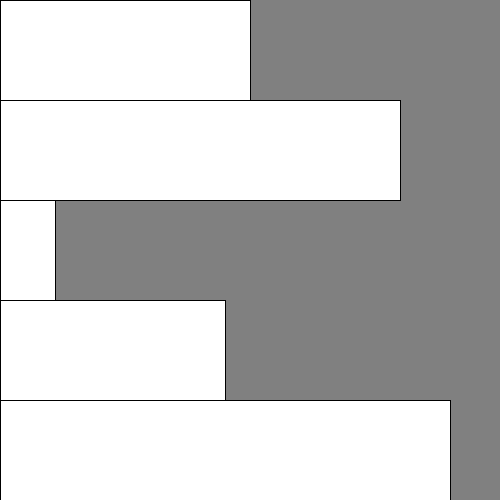
Frame 1 (no input)
Frame 60 (the mouse pressed at the canvas centre just before this capture): identical to frame 1, image omitted
Frame 120 (the mouse held since frame 60 and released just before this capture): identical to frame 1, image omitted

The Processing sketch that drew this single still picture (run headless with seeded random() and noise(); from frame 60 on, the mouse is pressed at the canvas centre):

// Processing sketch: sample_07_array_1
// ── sample_07_array_1.pde
// drawing bar chart

int [] chart = {50, 80, 11, 45, 90};

void setup() {
  size(500, 500);
}

void draw() {
  background(128);
  
  for(int i = 0; i < 5; i++){
    rect(0, i*100, chart[i]*5, 100);
  }
}
